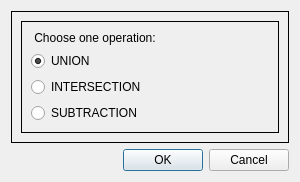
<?xml version="1.0" encoding="UTF-8"?>
<ui version="4.0">
 <class>DialogBooleanOperations1</class>
 <widget class="QDialog" name="DialogBooleanOperations1">
  <property name="geometry">
   <rect>
    <x>0</x>
    <y>0</y>
    <width>300</width>
    <height>160</height>
   </rect>
  </property>
  <property name="windowTitle">
   <string>Boolean Operations</string>
  </property>
  <layout class="QVBoxLayout" name="verticalLayout">
   <item>
    <widget class="QFrame" name="frame">
     <property name="frameShape">
      <enum>QFrame::Box</enum>
     </property>
     <property name="frameShadow">
      <enum>QFrame::Plain</enum>
     </property>
     <layout class="QVBoxLayout" name="verticalLayout_2">
      <item>
       <widget class="QFrame" name="frame_2">
        <property name="frameShape">
         <enum>QFrame::Box</enum>
        </property>
        <layout class="QVBoxLayout" name="verticalLayout_3">
         <item>
          <widget class="QLabel" name="label_Process">
           <property name="text">
            <string> Choose one operation: </string>
           </property>
          </widget>
         </item>
         <item>
          <widget class="QRadioButton" name="radioButton_Union">
           <property name="text">
            <string>UNION</string>
           </property>
           <property name="checked">
            <bool>true</bool>
           </property>
          </widget>
         </item>
         <item>
          <widget class="QRadioButton" name="radioButton_Inter">
           <property name="text">
            <string>INTERSECTION</string>
           </property>
           <property name="checked">
            <bool>false</bool>
           </property>
          </widget>
         </item>
         <item>
          <widget class="QRadioButton" name="radioButton_Minus">
           <property name="text">
            <string>SUBTRACTION</string>
           </property>
          </widget>
         </item>
        </layout>
       </widget>
      </item>
     </layout>
    </widget>
   </item>
   <item>
    <widget class="QDialogButtonBox" name="buttonBox">
     <property name="orientation">
      <enum>Qt::Horizontal</enum>
     </property>
     <property name="standardButtons">
      <set>QDialogButtonBox::Cancel|QDialogButtonBox::Ok</set>
     </property>
    </widget>
   </item>
  </layout>
 </widget>
 <resources/>
 <connections>
  <connection>
   <sender>buttonBox</sender>
   <signal>accepted()</signal>
   <receiver>DialogBooleanOperations1</receiver>
   <slot>accept()</slot>
   <hints>
    <hint type="sourcelabel">
     <x>248</x>
     <y>254</y>
    </hint>
    <hint type="destinationlabel">
     <x>157</x>
     <y>274</y>
    </hint>
   </hints>
  </connection>
  <connection>
   <sender>buttonBox</sender>
   <signal>rejected()</signal>
   <receiver>DialogBooleanOperations1</receiver>
   <slot>reject()</slot>
   <hints>
    <hint type="sourcelabel">
     <x>316</x>
     <y>260</y>
    </hint>
    <hint type="destinationlabel">
     <x>286</x>
     <y>274</y>
    </hint>
   </hints>
  </connection>
 </connections>
</ui>
